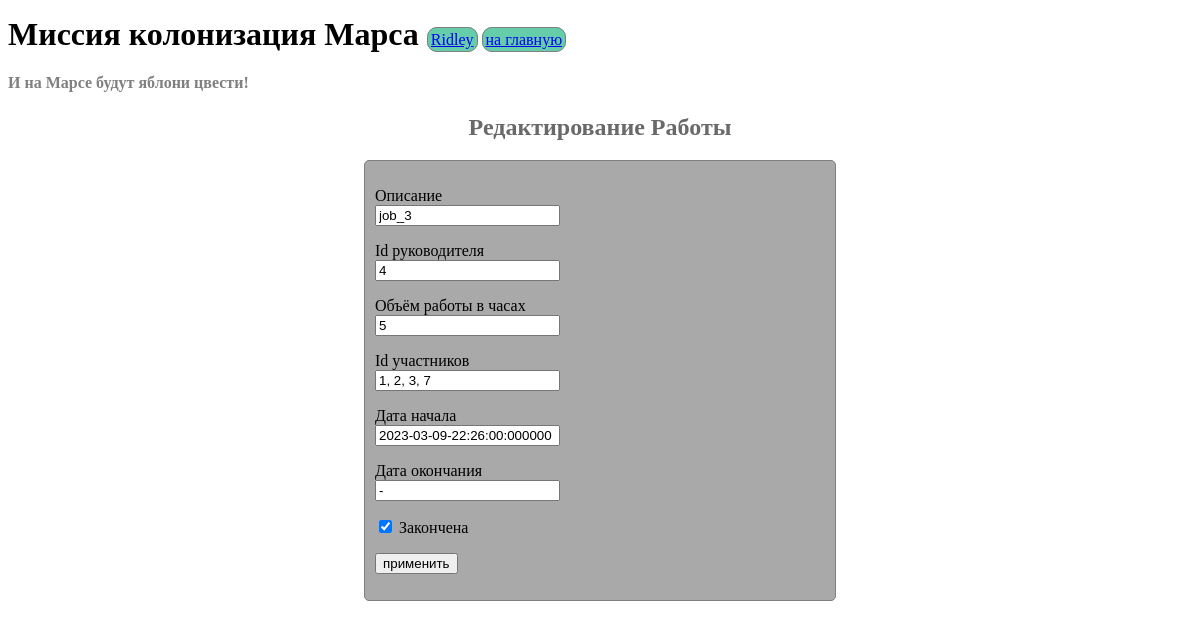
The page /edit_job/3 (signed in) on the database as committed earlier.
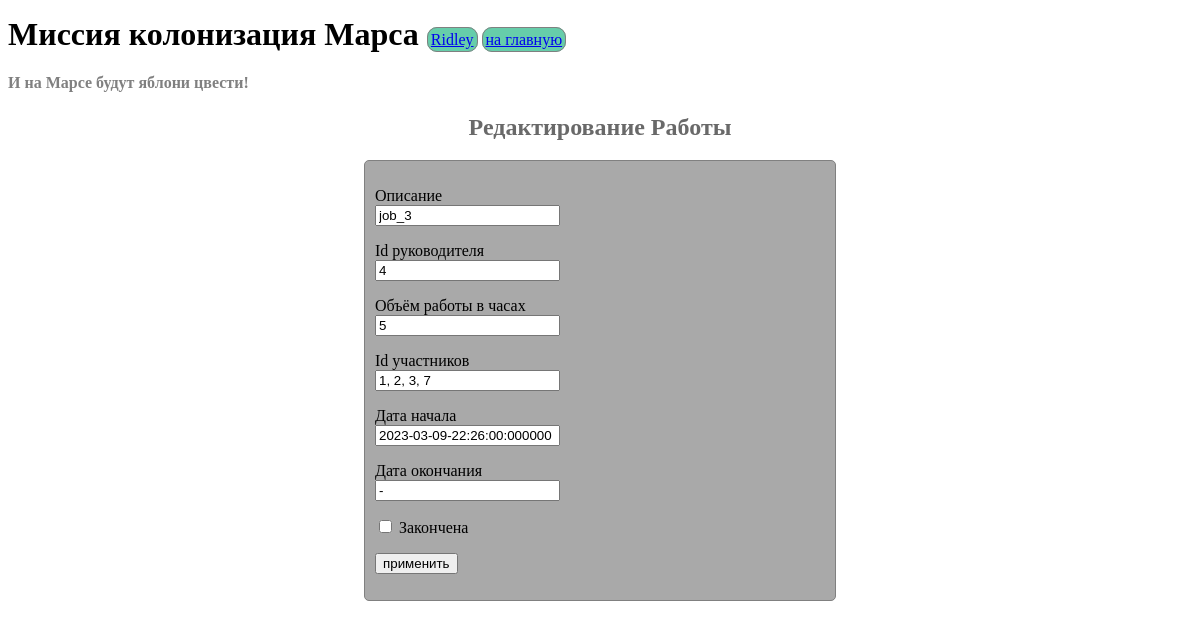
The same page on the database as committed later.
### data/jobs.py (models this page shows, shortened)
class Jobs(SqlAlchemyBase, SerializerMixin):
    __tablename__ = 'jobs'
    id = sqlalchemy.Column(sqlalchemy.Integer, primary_key=True,
                           autoincrement=True)
    team_leader = sqlalchemy.Column(sqlalchemy.Integer,
                                    sqlalchemy.ForeignKey("users.id"))
    job = sqlalchemy.Column(sqlalchemy.String)
    work_size = sqlalchemy.Column(sqlalchemy.String)
    collaborators = sqlalchemy.Column(sqlalchemy.String)
    start_date = sqlalchemy.Column(sqlalchemy.String)
    end_date = sqlalchemy.Column(sqlalchemy.String)
    is_finished = sqlalchemy.Column(sqlalchemy.Boolean, default=False)
    user = orm.relationship('User')

### server.py (the view, shortened to what this page needs)
@app.route('/edit_job/<int:job_id>', methods=['POST', 'GET'])
@login_required
def edit_job(job_id):
    form = EditJob()
    db_sess = db_session.create_session()
    job = db_sess.query(Jobs).get(job_id)
    if not job:
        return make_response('Ошибка: Работа не найдена')
    if current_user.id not in [1, job.team_leader]:
        return error_401(None)
    url_style = url_for('static', filename='css/style_form.css')
    form_data = job.to_dict()
    if form_data['end_date'] == None:
        form_data['end_date'] = '-'
    params = {'title': 'редактирование', 'url_style': url_style, 'form': form,
              'form_data': form_data}
    return render_template('edit_job.html', **params)

### tools.py
class EditJob(FlaskForm):
    team_leader = StringField('Id руководителя', validators=[DataRequired()])
    job = StringField('Опиcание', validators=[DataRequired()])
    work_size = StringField('Объём работы в часах', validators=[DataRequired()])
    collaborators = StringField('Id участников', validators=[DataRequired()])
    start_date = StringField('Дата начала', validators=[DataRequired()])
    end_date = StringField('Дата окончания', validators=[DataRequired()])
    is_finished = BooleanField('Закончена')
    submit = SubmitField('применить')

### data/db_session.py (called while the page is built)
def create_session() -> Session:
    global __factory
    return __factory()

### server.py (called while the page is built)
@login_manager.user_loader
def load_user(user_id):
    db_sess = db_session.create_session()
    return db_sess.query(User).get(user_id)

### templates/edit_job.html (shortened to what this page needs)
{% extends "base.html" %}
{% block content %}
<h2>Редактирование Работы</h2>
<form action="" method="post">
    <p>
        {{ form.job.label }}<br>
        {{ form.job(class="form-control", value=form_data["job"]) }}<br>
    </p>
    <p>
        {{ form.team_leader.label }}<br>
        {{ form.team_leader(class="form-control", value=form_data["team_leader"]) }}<br>
    </p>
    <p>
        {{ form.work_size.label }}<br>
        {{ form.work_size(class="form-control", value=form_data["work_size"]) }}<br>
    </p>
    <p>
        {{ form.collaborators.label }}<br>
        {{ form.collaborators(class="form-control", value=form_data["collaborators"]) }}<br>
    </p>
    <p>
        {{ form.start_date.label }}<br>
        {{ form.start_date(class="form-control", value=form_data["start_date"]) }}<br>
    </p>
    <p>
        {{ form.end_date.label }}<br>
        {{ form.end_date(class="form-control", value=form_data["end_date"]) }}<br>
    </p>
    <p>{{ form.is_finished(checked=form_data["is_finished"]) }} {{ form.is_finished.label }}</p>
    <p>{{ form.submit(class="btn btn-primary", type="submit") }}</p>
</form>
{% endblock %}

Rows that differ between the two databases and show on the page:
changed Jobs "job_3": is_finished "☑" → "☐"
